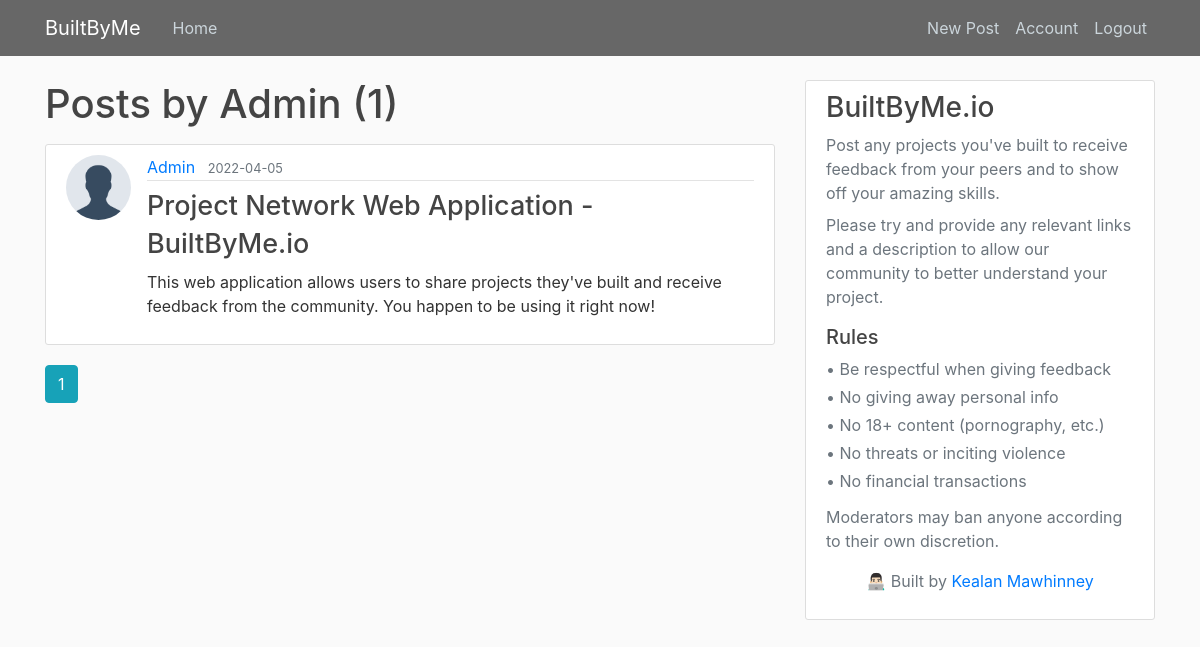
/user/Admin (signed in), run on the app's committed database.
### app/models.py (models this page shows, shortened)
class User(db.Model, UserMixin):
    id = db.Column(db.Integer, primary_key=True)
    username = db.Column(db.String(20), unique=True, nullable=False)
    email = db.Column(db.String(120), unique=True, nullable=False)
    image_file = db.Column(db.String(20), nullable=False, default='default.png')
    password = db.Column(db.String(60), nullable=False)
    posts = db.relationship('Post', backref='author', lazy=True)
    comments = db.relationship('Comment', backref='author', lazy=True)

class Post(db.Model):
    id = db.Column(db.Integer, primary_key=True)
    title = db.Column(db.String(100), nullable=False)
    date_posted = db.Column(db.DateTime, nullable=False, default=datetime.utcnow)
    content = db.Column(db.Text, nullable=False)
    user_id = db.Column(db.Integer, db.ForeignKey('user.id'), nullable=False)
    comments = db.relationship('Comment', backref='post', lazy=True)

### app/users/routes.py (the view)
@users.route("/user/<string:username>")
def user_posts(username):
    page = request.args.get('page', 1, type=int)
    user = User.query.filter_by(username=username).first_or_404()
    posts = Post.query.filter_by(author=user).order_by(Post.date_posted.desc()).paginate(page=page, per_page=5)
    return render_template('user_posts.html', user=user, posts=posts)

### app/models.py (called while the page is built)
@login_manager.user_loader
def load_user(user_id):
    return User.query.get(int(user_id))

### app/templates/user_posts.html
{% extends "layout.html" %}
{% block content %}
    <h1 class="mb-3">Posts by {{ user.username }} ({{ posts.total }})</h1>
    {% for post in posts.items %}
        <article class="media content-section">
          <img class="rounded-circle article-img" src="{{ url_for('static', filename='profile_pics/' + post.author.image_file) }}">
          <div class="media-body">
            <div class="article-metadata">
              <a class="mr-2" href="{{ url_for('users.user_posts', username=post.author.username) }}">{{ post.author.username }}</a>
              <small class="text-muted">{{ post.date_posted.strftime('%Y-%m-%d') }}</small>
            </div>
            <h2><a class="article-title" href="{{ url_for('posts.post', post_id=post.id) }}">{{ post.title }}</a></h2>
            <p class="article-content">{{ post.content }}</p>
          </div>
        </article>
    {% endfor %}
    {% for page_num in posts.iter_pages(left_edge=1, right_edge=1, left_current=1, right_current=2) %}
        {% if page_num %}
          {% if posts.page == page_num %}
            <a class="btn btn-info mb-4" href="{{ url_for('users.user_posts', username=user.username, page=page_num) }}">{{ page_num }}</a>
          {% else %}
            <a class="btn btn-outline-info mb-4" href="{{ url_for('users.user_posts', username=user.username, page=page_num) }}">{{ page_num }}</a>
          {% endif %}
        {% else %}
          ...
        {% endif %}
    {% endfor %}
{% endblock content %}

### app/static/main.css (style rules this page uses)
body { background: #fafafa; color: #333333; margin-top: 5rem; }
h1, h2, h3, h4, h5, h6 { color: #444444; }
.content-section { background: #ffffff; padding: 10px 20px; border: 1px solid #dddddd; border-radius: 3px; margin-bottom: 20px; }
.article-title { color: #444444; font-size: 27px; }
.article-content { white-space: pre-line; }
.article-img { height: 65px; width: 65px; margin-right: 16px; }
.article-metadata { padding-bottom: 1px; margin-bottom: 4px; border-bottom: 1px solid #e3e3e3 }

### data on the page
User: username "Admin"
Post: image_file (placeholder picture), author.username "Admin", date_posted "2022-04-05", title "Project Network Web Application - BuiltByMe.io", content "This web application allows users to share projects they've built and receive feedback from the community. You happen to be using it right now!"

### other printed values
{{ posts.total }} "1"
{{ page_num }} "1"
